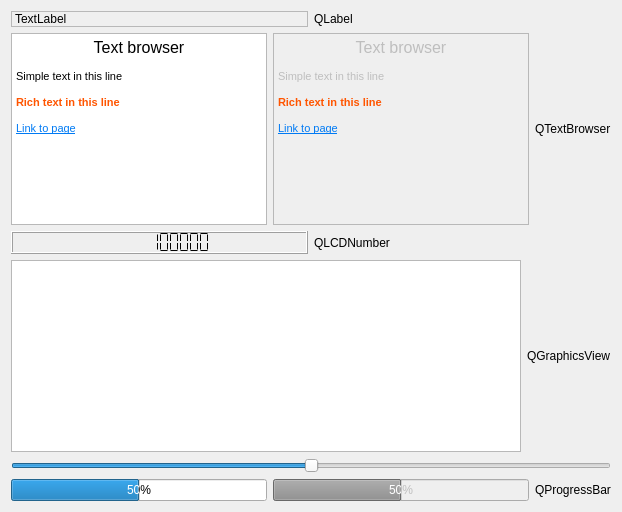
      <widget class="QWidget" name="tab_5">
       <attribute name="title">
        <string>Display</string>
       </attribute>
       <layout class="QGridLayout" name="gridLayout_7">
        <item row="0" column="0">
         <layout class="QVBoxLayout" name="verticalLayout_13">
          <item>
           <layout class="QHBoxLayout" name="horizontalLayout_11">
            <item>
             <widget class="QLabel" name="label_27">
              <property name="frameShape">
               <enum>QFrame::StyledPanel</enum>
              </property>
              <property name="text">
               <string>TextLabel</string>
              </property>
             </widget>
            </item>
            <item>
             <widget class="QLabel" name="label_28">
              <property name="text">
               <string>QLabel</string>
              </property>
             </widget>
            </item>
           </layout>
          </item>
          <item>
           <layout class="QHBoxLayout" name="horizontalLayout_10">
            <item>
             <widget class="QTextBrowser" name="textBrowser">
              <property name="html">
               <string>&lt;!DOCTYPE HTML PUBLIC &quot;-//W3C//DTD HTML 4.0//EN&quot; &quot;http://www.w3.org/TR/REC-html40/strict.dtd&quot;&gt;
&lt;html&gt;&lt;head&gt;&lt;meta name=&quot;qrichtext&quot; content=&quot;1&quot; /&gt;&lt;style type=&quot;text/css&quot;&gt;
p, li { white-space: pre-wrap; }
&lt;/style&gt;&lt;/head&gt;&lt;body style=&quot; font-family:'MS Shell Dlg 2'; font-size:8.25pt; font-weight:400; font-style:normal;&quot;&gt;
&lt;p align=&quot;center&quot; style=&quot; margin-top:0px; margin-bottom:0px; margin-left:0px; margin-right:0px; -qt-block-indent:0; text-indent:0px;&quot;&gt;&lt;span style=&quot; font-size:12pt;&quot;&gt;Text browser&lt;/span&gt;&lt;/p&gt;
&lt;p align=&quot;center&quot; style=&quot;-qt-paragraph-type:empty; margin-top:0px; margin-bottom:0px; margin-left:0px; margin-right:0px; -qt-block-indent:0; text-indent:0px;&quot;&gt;&lt;br /&gt;&lt;/p&gt;
&lt;p align=&quot;justify&quot; style=&quot; margin-top:0px; margin-bottom:0px; margin-left:0px; margin-right:0px; -qt-block-indent:0; text-indent:0px;&quot;&gt;Simple text in this line&lt;/p&gt;
&lt;p align=&quot;justify&quot; style=&quot;-qt-paragraph-type:empty; margin-top:0px; margin-bottom:0px; margin-left:0px; margin-right:0px; -qt-block-indent:0; text-indent:0px;&quot;&gt;&lt;br /&gt;&lt;/p&gt;
&lt;p align=&quot;justify&quot; style=&quot; margin-top:0px; margin-bottom:0px; margin-left:0px; margin-right:0px; -qt-block-indent:0; text-indent:0px;&quot;&gt;&lt;span style=&quot; font-weight:600; color:#ff5500;&quot;&gt;Rich text in this line&lt;/span&gt;&lt;/p&gt;
&lt;p align=&quot;justify&quot; style=&quot;-qt-paragraph-type:empty; margin-top:0px; margin-bottom:0px; margin-left:0px; margin-right:0px; -qt-block-indent:0; text-indent:0px; font-weight:600; color:#ff5500;&quot;&gt;&lt;br /&gt;&lt;/p&gt;
&lt;p align=&quot;justify&quot; style=&quot; margin-top:0px; margin-bottom:0px; margin-left:0px; margin-right:0px; -qt-block-indent:0; text-indent:0px;&quot;&gt;&lt;a href=&quot;https://github.com/GTRONICK&quot;&gt;&lt;span style=&quot; font-size:8pt; text-decoration: underline; color:#007af4;&quot;&gt;Link to page&lt;/span&gt;&lt;/a&gt;&lt;/p&gt;&lt;/body&gt;&lt;/html&gt;</string>
              </property>
             </widget>
            </item>
            <item>
             <widget class="QTextBrowser" name="textBrowser_2">
              <property name="enabled">
               <bool>false</bool>
              </property>
              <property name="html">
               <string>&lt;!DOCTYPE HTML PUBLIC &quot;-//W3C//DTD HTML 4.0//EN&quot; &quot;http://www.w3.org/TR/REC-html40/strict.dtd&quot;&gt;
&lt;html&gt;&lt;head&gt;&lt;meta name=&quot;qrichtext&quot; content=&quot;1&quot; /&gt;&lt;style type=&quot;text/css&quot;&gt;
p, li { white-space: pre-wrap; }
&lt;/style&gt;&lt;/head&gt;&lt;body style=&quot; font-family:'MS Shell Dlg 2'; font-size:8.25pt; font-weight:400; font-style:normal;&quot;&gt;
&lt;p align=&quot;center&quot; style=&quot; margin-top:0px; margin-bottom:0px; margin-left:0px; margin-right:0px; -qt-block-indent:0; text-indent:0px;&quot;&gt;&lt;span style=&quot; font-size:12pt;&quot;&gt;Text browser&lt;/span&gt;&lt;/p&gt;
&lt;p align=&quot;center&quot; style=&quot;-qt-paragraph-type:empty; margin-top:0px; margin-bottom:0px; margin-left:0px; margin-right:0px; -qt-block-indent:0; text-indent:0px;&quot;&gt;&lt;br /&gt;&lt;/p&gt;
&lt;p align=&quot;justify&quot; style=&quot; margin-top:0px; margin-bottom:0px; margin-left:0px; margin-right:0px; -qt-block-indent:0; text-indent:0px;&quot;&gt;Simple text in this line&lt;/p&gt;
&lt;p align=&quot;justify&quot; style=&quot;-qt-paragraph-type:empty; margin-top:0px; margin-bottom:0px; margin-left:0px; margin-right:0px; -qt-block-indent:0; text-indent:0px;&quot;&gt;&lt;br /&gt;&lt;/p&gt;
&lt;p align=&quot;justify&quot; style=&quot; margin-top:0px; margin-bottom:0px; margin-left:0px; margin-right:0px; -qt-block-indent:0; text-indent:0px;&quot;&gt;&lt;span style=&quot; font-weight:600; color:#ff5500;&quot;&gt;Rich text in this line&lt;/span&gt;&lt;/p&gt;
&lt;p align=&quot;justify&quot; style=&quot;-qt-paragraph-type:empty; margin-top:0px; margin-bottom:0px; margin-left:0px; margin-right:0px; -qt-block-indent:0; text-indent:0px; font-weight:600; color:#ff5500;&quot;&gt;&lt;br /&gt;&lt;/p&gt;
&lt;p align=&quot;justify&quot; style=&quot; margin-top:0px; margin-bottom:0px; margin-left:0px; margin-right:0px; -qt-block-indent:0; text-indent:0px;&quot;&gt;&lt;a href=&quot;https://github.com/GTRONICK&quot;&gt;&lt;span style=&quot; font-size:8pt; text-decoration: underline; color:#007af4;&quot;&gt;Link to page&lt;/span&gt;&lt;/a&gt;&lt;/p&gt;&lt;/body&gt;&lt;/html&gt;</string>
              </property>
             </widget>
            </item>
            <item>
             <widget class="QLabel" name="label_29">
              <property name="text">
               <string>QTextBrowser</string>
              </property>
             </widget>
            </item>
           </layout>
          </item>
          <item>
           <layout class="QHBoxLayout" name="horizontalLayout_12">
            <item>
             <widget class="QLCDNumber" name="lcdNumber">
              <property name="digitCount">
               <number>10</number>
              </property>
              <property name="segmentStyle">
               <enum>QLCDNumber::Flat</enum>
              </property>
              <property name="intValue" stdset="0">
               <number>1234567890</number>
              </property>
             </widget>
            </item>
            <item>
             <widget class="QLabel" name="label_31">
              <property name="text">
               <string>QLCDNumber</string>
              </property>
             </widget>
            </item>
           </layout>
          </item>
          <item>
           <layout class="QHBoxLayout" name="horizontalLayout_9">
            <item>
             <widget class="QGraphicsView" name="graphicsView"/>
            </item>
            <item>
             <widget class="QLabel" name="label_30">
              <property name="text">
               <string>QGraphicsView</string>
              </property>
             </widget>
            </item>
           </layout>
          </item>
          <item>
           <layout class="QVBoxLayout" name="verticalLayout_12">
            <item>
             <widget class="QSlider" name="ProgessBarControl">
              <property name="maximum">
               <number>100</number>
              </property>
              <property name="value">
               <number>50</number>
              </property>
              <property name="orientation">
               <enum>Qt::Horizontal</enum>
              </property>
             </widget>
            </item>
            <item>
             <layout class="QHBoxLayout" name="horizontalLayout_8">
              <item>
               <widget class="QProgressBar" name="progressBar">
                <property name="enabled">
                 <bool>true</bool>
                </property>
                <property name="value">
                 <number>50</number>
                </property>
               </widget>
              </item>
              <item>
               <widget class="QProgressBar" name="progressBar_2">
                <property name="enabled">
                 <bool>false</bool>
                </property>
                <property name="value">
                 <number>50</number>
                </property>
               </widget>
              </item>
              <item>
               <widget class="QLabel" name="label_32">
                <property name="text">
                 <string>QProgressBar</string>
                </property>
               </widget>
              </item>
             </layout>
            </item>
           </layout>
          </item>
         </layout>
        </item>
       </layout>
      </widget>
